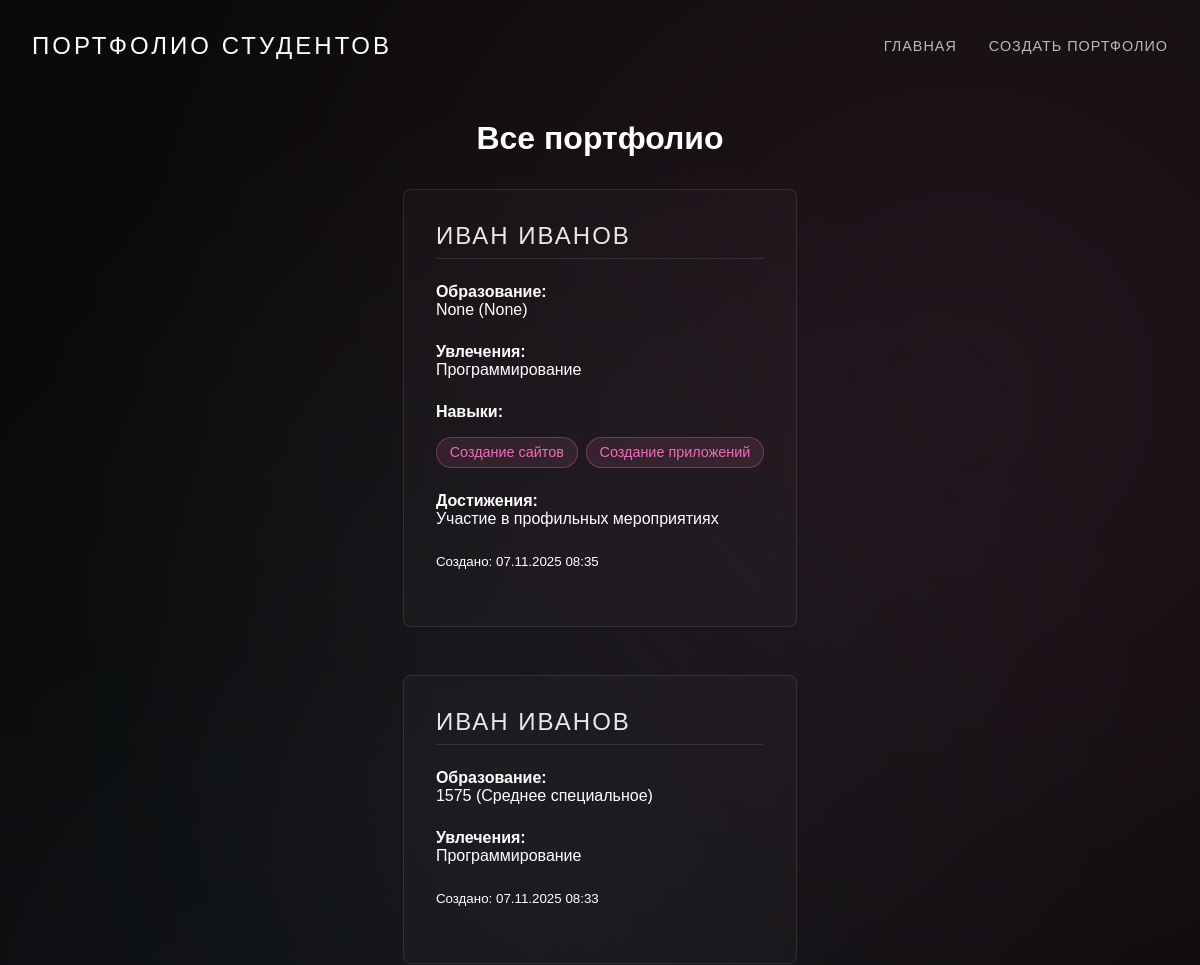
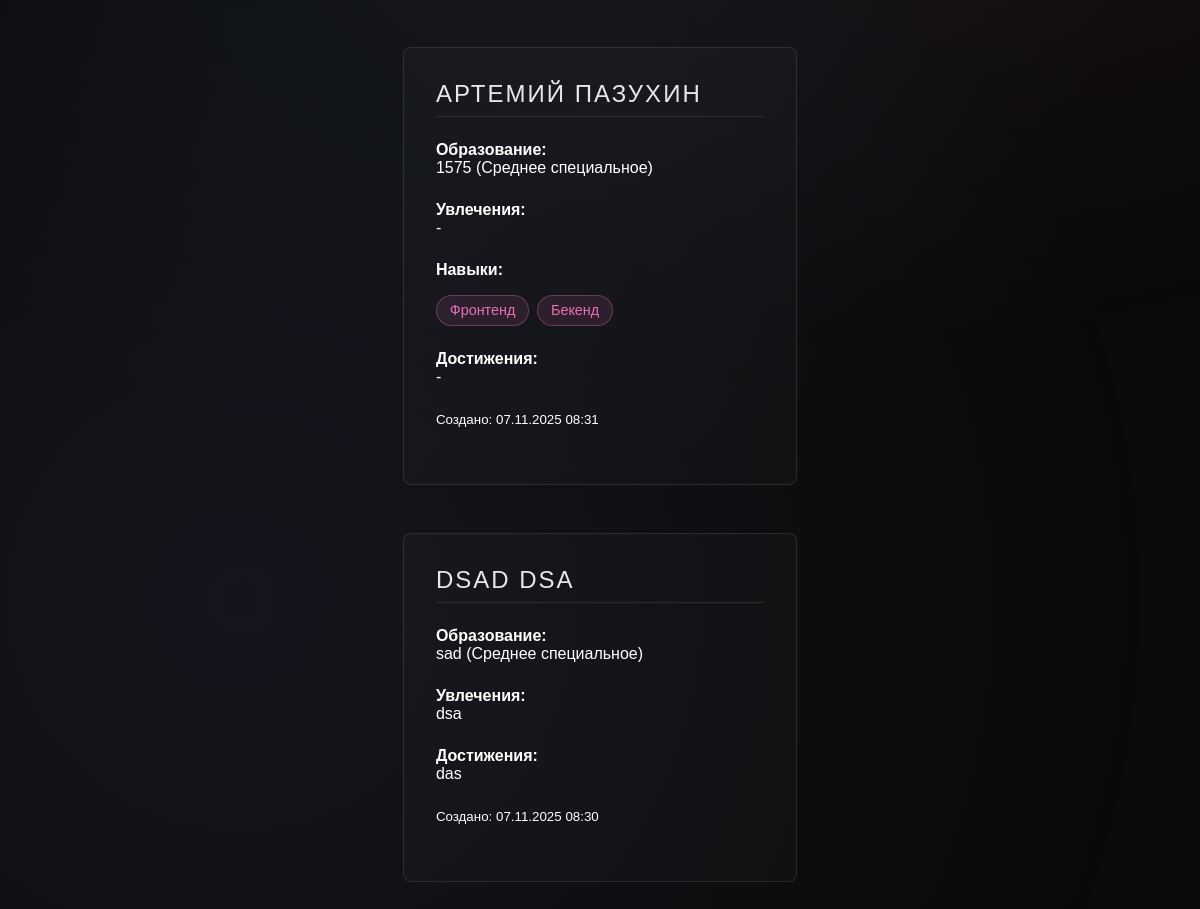
Page /students/list/ on the committed database (2 pictures, top to bottom).
### students/models.py (models this page shows, shortened)
class Portfolio(models.Model):
    EDUCATION_LEVELS = [
        ('school', 'Среднее образование'),
        ('college', 'Среднее специальное'),
        ('bachelor', 'Бакалавриат'),
        ('master', 'Магистратура'),
        ('phd', 'Аспирантура'),
    ]
    last_name = models.CharField(
        max_length=100,
        verbose_name="Фамилия",
        help_text="Введите вашу фамилию"
    )
    first_name = models.CharField(
        max_length=100,
        verbose_name="Имя",
        help_text="Введите ваше имя"
    )
    email = models.EmailField(
        blank=True,
        null=True,
        verbose_name="Email",
        help_text="your.email@example.com"
    )
    phone = models.CharField(
        max_length=20,
        blank=True,
        null=True,
        verbose_name="Телефон",
        help_text="+7 (XXX) XXX-XX-XX"
    )
    school = models.CharField(
        max_length=200,
        blank=True,
        null=True,
        verbose_name="Учебное заведение",
        help_text="Название учебного заведения"
    )
    education_level = models.CharField(
        max_length=20,
        choices=EDUCATION_LEVELS,
        blank=True,
        null=True,
        verbose_name="Уровень образования"
    )
    specialization = models.CharField(
        max_length=200,
        blank=True,
        null=True,
        verbose_name="Специализация",
        help_text="Ваша специальность или направление"
    )
    experience = models.TextField(
        blank=True,
        null=True,
        verbose_name="Опыт работы",
        help_text="Опишите ваш опыт работы, стажировки, проекты..."
    )
    hobbies = models.TextField(
        blank=True,
        null=True,
        verbose_name="Увлечения",
        help_text="Опишите ваши хобби и интересы..."
    )
    skills = models.TextField(
        blank=True,
        null=True,
        verbose_name="Навыки",
        help_text="Список ваших навыков"
    )
    achievements = models.TextField(
        blank=True,
        null=True,
        verbose_name="Достижения",
        help_text="Расскажите о ваших наградах, проектах, сертификатах..."
    )
    goals = models.TextField(
        blank=True,
        null=True,
        verbose_name="Карьерные цели",
        help_text="Кем вы хотите стать? Каких целей планируете достичь?"
    )
    created_at = models.DateTimeField(
        auto_now_add=True,
        verbose_name="Дата создания"
    )
    updated_at = models.DateTimeField(
        auto_now=True,
        verbose_name="Дата обновления"
    )
    class Meta:
        verbose_name = "Портфолио"
        verbose_name_plural = "Портфолио"
        ordering = ['-created_at']
    @property
    def skills_list(self):
        try:
            if self.skills:
                return json.loads(self.skills)
            return []
        except (json.JSONDecodeError, TypeError):
            return []

### students/views.py (the view)
# urls.py: path('list/', views.portfolio_list, name='portfolio_list'),
def portfolio_list(request):
    portfolios = Portfolio.objects.all().order_by('-created_at')
    return render(request, 'students/portfolio_list.html', {'portfolios': portfolios})

### students/templates/students/portfolio_list.html (shortened to what this page needs)
{% load static %}
<!DOCTYPE html>
<html lang="ru">
<head>
    <link rel="stylesheet" href="{% static 'main/css/profile_page.css' %}">
</head>
<body>
    <header class="header">
        <div class="header-content">
            <h1 class="logo">Портфолио студентов</h1>
            <nav class="nav">
                <a href="{% url 'home' %}" class="nav-link">Главная</a>
                <a href="{% url 'students:create_portfolio' %}" class="nav-link">Создать портфолио</a>
            </nav>
        </div>
    </header>
    <div class="portfolio-container">
        <h1 style="text-align: center; margin-bottom: 2rem;">Все портфолио</h1>
        {% for portfolio in portfolios %}
        <div class="portfolio-section">
            <h2 class="section-title">{{ portfolio.first_name }} {{ portfolio.last_name }}</h2>
            <div class="form-group">
                <strong>Образование:</strong>
                <p>{{ portfolio.school }} ({{ portfolio.get_education_level_display }})</p>
            </div>
            {% if portfolio.hobbies %}
            <div class="form-group">
                <strong>Увлечения:</strong>
                <p>{{ portfolio.hobbies }}</p>
            </div>
            {% endif %}
            {% if portfolio.skills_list %}
            <div class="form-group">
                <strong>Навыки:</strong>
                <div class="skills-list">
                    {% for skill in portfolio.skills_list %}
                        <div class="skill-tag">{{ skill }}</div>
                    {% endfor %}
                </div>
            </div>
            {% endif %}
            {% if portfolio.achievements %}
            <div class="form-group">
                <strong>Достижения:</strong>
                <p>{{ portfolio.achievements }}</p>
            </div>
            {% endif %}
            <div class="form-group">
                <small>Создано: {{ portfolio.created_at|date:"d.m.Y H:i" }}</small>
            </div>
        </div>
        {% empty %}
        <div class="portfolio-section">
            <p style="text-align: center;">Портфолио пока нет. <a href="{% url 'students:create_portfolio' %}">Создайте первое!</a></p>
        </div>
        {% endfor %}
    </div>
</body>
</html>

### main/static/main/css/profile_page.css (style rules this page uses)
* { margin: 0; padding: 0; box-sizing: border-box; }
body { font-family: 'Arial', sans-serif; background: #0a0a0a; color: white; min-height: 100vh; display: flex; flex-direction: column; overflow-x: hidden; }
.header { background: transparent; padding: 2rem 0; position: fixed; width: 100%; top: 0; z-index: 100; }
.header-content { max-width: 1200px; margin: 0 auto; padding: 0 2rem; display: flex; justify-content: space-between; align-items: center; }
.logo { font-size: 1.5rem; font-weight: 300; letter-spacing: 3px; text-transform: uppercase; }
.nav { display: flex; gap: 2rem; }
.nav-link { color: white; text-decoration: none; font-weight: 300; font-size: 0.9rem; letter-spacing: 1px; text-transform: uppercase; transition: opacity 0.3s ease; opacity: 0.7; }
body::before { content: ''; position: fixed; top: 0; left: 0; width: 100%; height: 100%; background: radial-gradient(circle at 20% 80%, rgba(120, 119, 198, 0.1) 0%, transparent 50%), radial-gradient(circle at 80% 20%, rgba(255, 119, 198, 0.1) 0%, transparent 50%), radial-gradient(circle at 40% 40%, rgba(120, 219, 255, 0.05) 0%, transparent 50%); pointer-events: none; z-index: -1; }
body::after { content: '↓'; position: fixed; bottom: 2rem; left: 50%; transform: translateX(-50%); font-size: 1.5rem; animation: bounce 2s infinite; opacity: 0.6; }
.portfolio-container { max-width: 800px; margin: 120px auto 60px; padding: 0 2rem; }
.portfolio-section { margin-bottom: 3rem; padding: 2rem; border: 1px solid rgba(255, 255, 255, 0.1); border-radius: 8px; background: rgba(255, 255, 255, 0.02); animation: fadeInUp 0.8s ease-out; }
.portfolio-section:nth-child(even) { animation-delay: 0.1s; animation-fill-mode: both; }
.section-title { font-size: 1.5rem; font-weight: 300; letter-spacing: 2px; text-transform: uppercase; margin-bottom: 1.5rem; color: rgba(255, 255, 255, 0.9); border-bottom: 1px solid rgba(255, 255, 255, 0.1); padding-bottom: 0.5rem; }
.form-group { margin-bottom: 1.5rem; }
.skills-list { display: flex; flex-wrap: wrap; gap: 0.5rem; margin-top: 1rem; }
.skill-tag { background: rgba(255, 119, 198, 0.1); border: 1px solid rgba(255, 119, 198, 0.3); color: rgba(255, 119, 198, 0.9); padding: 0.4rem 0.8rem; border-radius: 20px; font-size: 0.9rem; display: flex; align-items: center; gap: 0.5rem; }

### rows in the picture
Portfolio: first_name "ИВАН", last_name "ИВАНОВ", school "None", education_level "None", hobbies "Программирование", skills_list "Создание сайтов" "Создание приложений", achievements "Участие в профильных мероприятиях", created_at "07.11.2025 08:35"
Portfolio: first_name "ИВАН", last_name "ИВАНОВ", school "1575", education_level "Среднее специальное", hobbies "Программирование", created_at "07.11.2025 08:33"
Portfolio: first_name "АРТЕМИЙ", last_name "ПАЗУХИН", school "1575", education_level "Среднее специальное", hobbies "-", skills_list "Фронтенд" "Бекенд", achievements "-", created_at "07.11.2025 08:31"
Portfolio: first_name "DSAD", last_name "DSA", school "sad", education_level "Среднее специальное", hobbies "dsa", achievements "das", created_at "07.11.2025 08:30"
